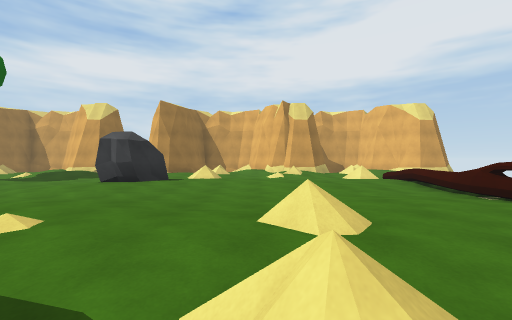
View 1 (above)

17 first-person views from a walk through a 3-D level made in the Unity game engine. The camera is 1.4 m above the floor, looks level and sees 90° across. The floor is counted in squares, 2 m on a side. Each view is taken from the middle of a square. On the plan, view 1 faces up. The plan holds only what a view shows up to about 9 squares ahead; the rest is blank. The place goes on beyond the plan. The player character is not drawn. Surface patterns are stand-ins for the level's own textures.

View 2
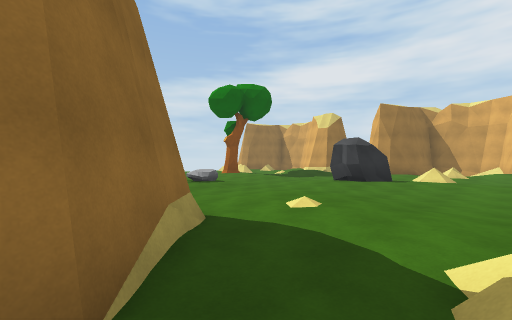

View 3
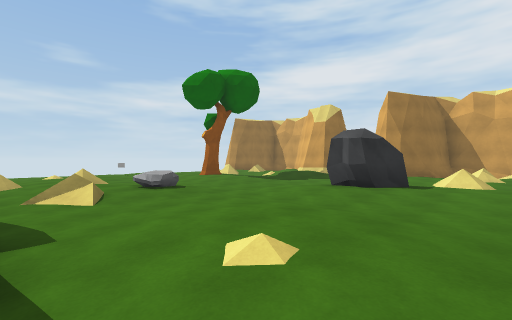

View 4
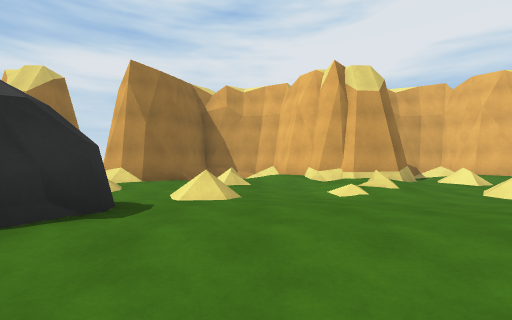

View 5
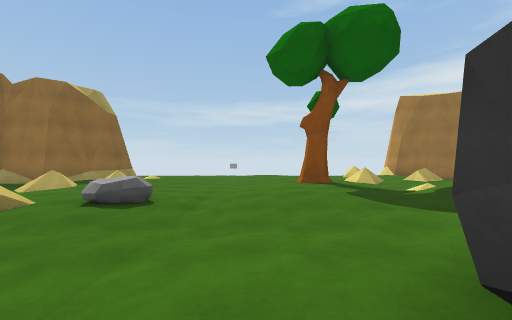

View 6
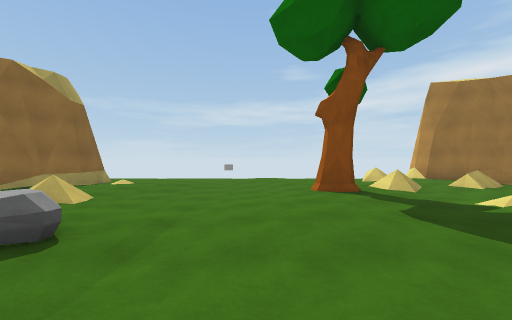

View 7
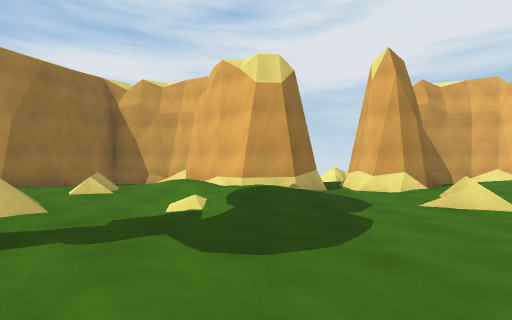

View 8
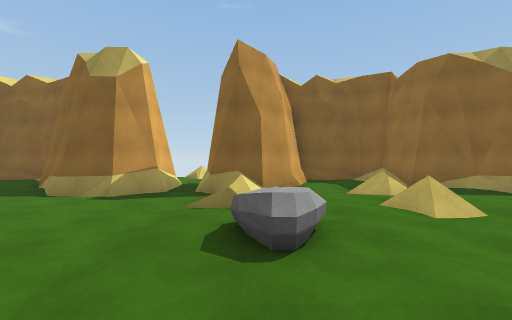

View 9
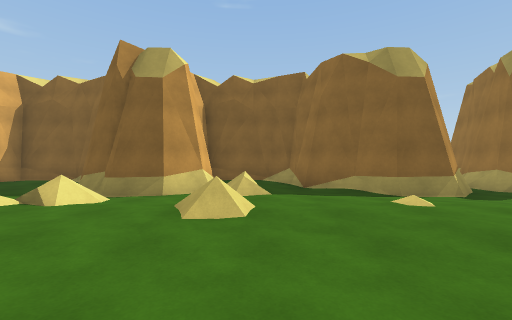

View 10
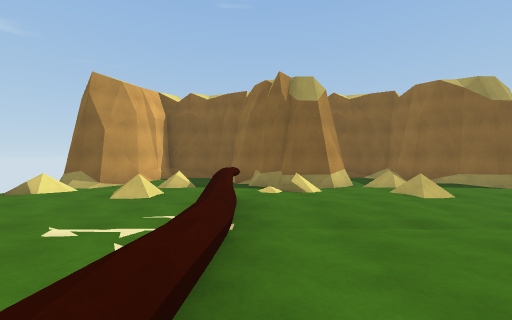

View 11
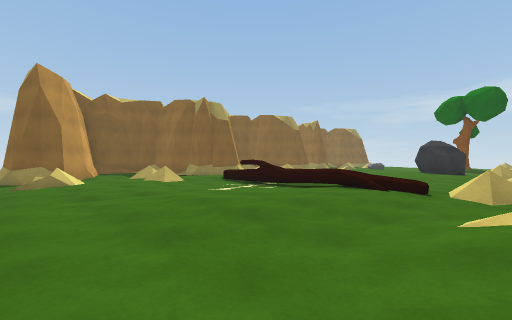

View 12
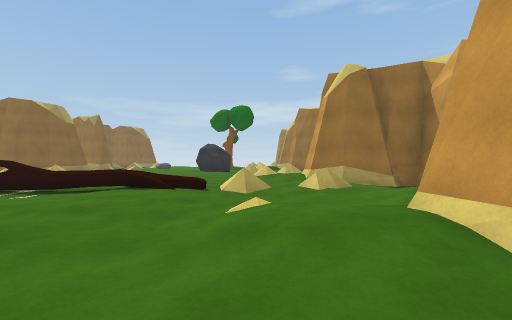

View 13
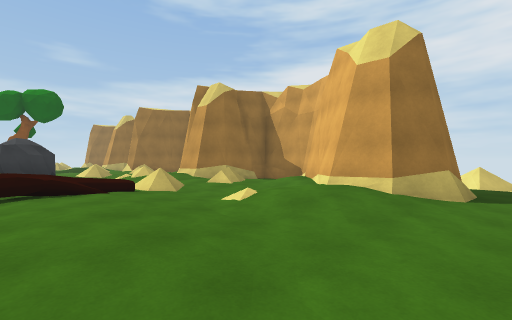

View 14
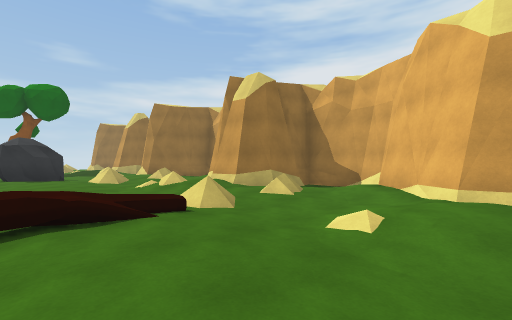

View 15
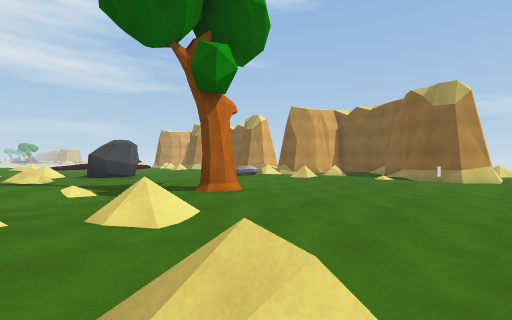

View 16
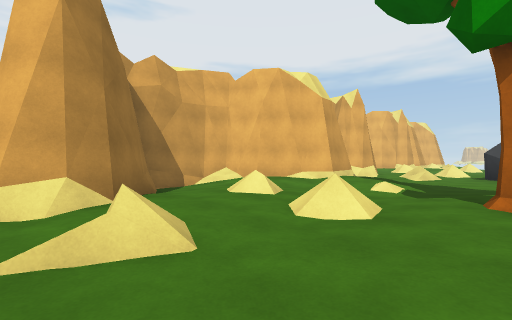

View 17
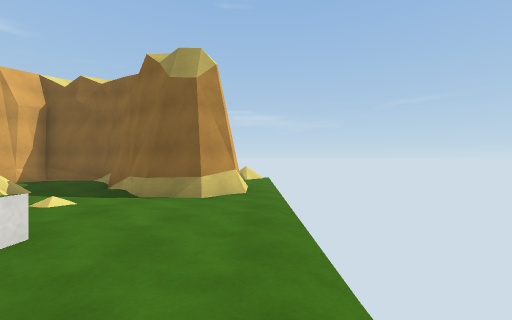

### Floor plan
Key: @ floor where view 1 was taken; # wall or solid block; . main floor; : floor 0.25 m higher than the main floor; - floor 0.25 m lower than the main floor; + floor 0.5 m higher than the main floor; * floor 0.75 m higher than the main floor; % floor 1 m higher than the main floor; / step, stairs or slope; = window, fence, low wall or low ledge; R rock; T tree.
Columns run from 15 left of view 1 to 10 right of it. Each row starts with its distance up from view 1.
 15   ####       ##   ###   --
 14   #//##     ####  ####  #.
 13  ##.:+## .###.:####.:####.
 12 ##::::/##.##::::###:::###.
 11 .:::..:+:..::/..:+:/..:+:.
 10 //./..+:..#/./..=/./..::..
  9 ..........................
  8 ..::T::....RR::::.::#::...
  7 .:::.:::...R:::::::=.:::..
  6 .:.........:.....:..=.....
  5 .#..................=.....
  4 .......:R........::#=..::.
  3 ..::::/:/...::://:::.//::.
  2 ...:::/://..::::::*::::.%.
  1 .//..=/....##..=.##..+....
  0 .###.../######.@####.../##
 -1 .####::####  #/:#  #/::##
 -2     #####/.  ####  #####

Positions as (right, up) in squares from view 1, and headings:
1: (0, 0), facing up
2: (0, -1), facing up-left
3: (-1, 1), facing up-left
4: (-1, 5), facing up
5: (-3, 6), facing left
6: (-5, 6), facing left
7: (-8, 6), facing up
8: (-7, 6), facing down
9: (0, 6), facing down
10: (4, 8), facing down
11: (10, 10), facing down-left
12: (10, 10), facing left
13: (10, 7), facing up-left
14: (8, 7), facing up-left
15: (-15, 11), facing down-right
16: (-15, 8), facing up-right
17: (-15, 6), facing down
